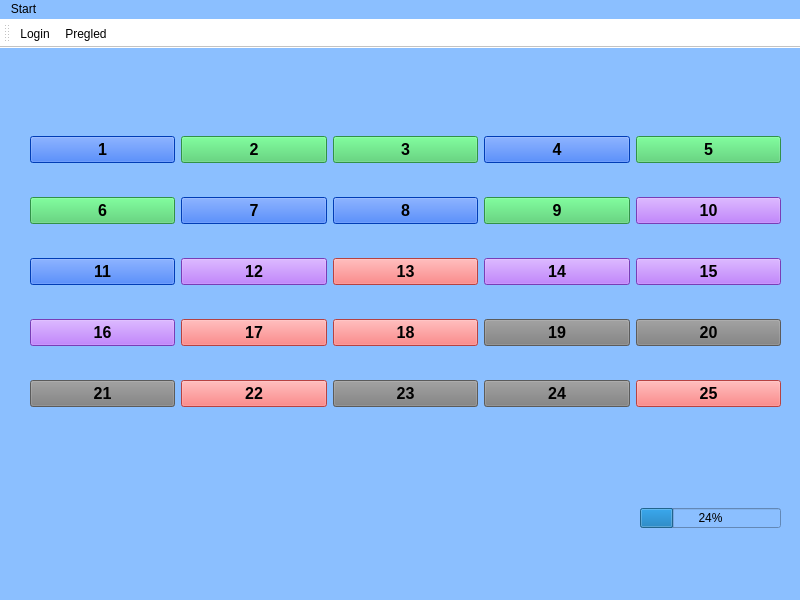
<?xml version="1.0" encoding="UTF-8"?>
<ui version="4.0">
 <class>MainWindow</class>
 <widget class="QMainWindow" name="MainWindow">
  <property name="geometry">
   <rect>
    <x>0</x>
    <y>0</y>
    <width>800</width>
    <height>600</height>
   </rect>
  </property>
  <property name="windowTitle">
   <string>MainWindow</string>
  </property>
  <property name="styleSheet">
   <string notr="true">background-color: rgb();
background-color: rgb(139, 191, 255);</string>
  </property>
  <widget class="QWidget" name="centralwidget">
   <widget class="QWidget" name="layoutWidget">
    <property name="geometry">
     <rect>
      <x>30</x>
      <y>60</y>
      <width>751</width>
      <height>331</height>
     </rect>
    </property>
    <layout class="QGridLayout" name="gridLayout_2">
     <item row="0" column="0">
      <widget class="QPushButton" name="pushButton">
       <property name="font">
        <font>
         <pointsize>12</pointsize>
         <weight>75</weight>
         <bold>true</bold>
        </font>
       </property>
       <property name="styleSheet">
        <string notr="true">background-color: rgb(0, 85, 255);</string>
       </property>
       <property name="text">
        <string>1</string>
       </property>
      </widget>
     </item>
     <item row="0" column="1">
      <widget class="QPushButton" name="pushButton_2">
       <property name="font">
        <font>
         <pointsize>12</pointsize>
         <weight>75</weight>
         <bold>true</bold>
        </font>
       </property>
       <property name="styleSheet">
        <string notr="true">background-color: rgb(68, 204, 100);</string>
       </property>
       <property name="text">
        <string>2</string>
       </property>
      </widget>
     </item>
     <item row="0" column="2">
      <widget class="QPushButton" name="pushButton_3">
       <property name="font">
        <font>
         <pointsize>12</pointsize>
         <weight>75</weight>
         <bold>true</bold>
        </font>
       </property>
       <property name="styleSheet">
        <string notr="true">background-color: rgb(68, 204, 100);</string>
       </property>
       <property name="text">
        <string>3</string>
       </property>
      </widget>
     </item>
     <item row="0" column="3">
      <widget class="QPushButton" name="pushButton_4">
       <property name="font">
        <font>
         <pointsize>12</pointsize>
         <weight>75</weight>
         <bold>true</bold>
        </font>
       </property>
       <property name="styleSheet">
        <string notr="true">background-color: rgb(0, 85, 255);</string>
       </property>
       <property name="text">
        <string>4</string>
       </property>
      </widget>
     </item>
     <item row="0" column="4">
      <widget class="QPushButton" name="pushButton_5">
       <property name="font">
        <font>
         <pointsize>12</pointsize>
         <weight>75</weight>
         <bold>true</bold>
        </font>
       </property>
       <property name="styleSheet">
        <string notr="true">background-color: rgb(68, 204, 100);</string>
       </property>
       <property name="text">
        <string>5</string>
       </property>
      </widget>
     </item>
     <item row="1" column="0">
      <widget class="QPushButton" name="pushButton_6">
       <property name="font">
        <font>
         <pointsize>12</pointsize>
         <weight>75</weight>
         <bold>true</bold>
        </font>
       </property>
       <property name="styleSheet">
        <string notr="true">background-color: rgb(68, 204, 100);</string>
       </property>
       <property name="text">
        <string>6</string>
       </property>
      </widget>
     </item>
     <item row="1" column="1">
      <widget class="QPushButton" name="pushButton_7">
       <property name="font">
        <font>
         <pointsize>12</pointsize>
         <weight>75</weight>
         <bold>true</bold>
        </font>
       </property>
       <property name="styleSheet">
        <string notr="true">background-color: rgb(0, 85, 255);</string>
       </property>
       <property name="text">
        <string>7</string>
       </property>
      </widget>
     </item>
     <item row="1" column="2">
      <widget class="QPushButton" name="pushButton_8">
       <property name="font">
        <font>
         <pointsize>12</pointsize>
         <weight>75</weight>
         <bold>true</bold>
        </font>
       </property>
       <property name="styleSheet">
        <string notr="true">background-color: rgb(0, 85, 255);</string>
       </property>
       <property name="text">
        <string>8</string>
       </property>
      </widget>
     </item>
     <item row="1" column="3">
      <widget class="QPushButton" name="pushButton_9">
       <property name="font">
        <font>
         <pointsize>12</pointsize>
         <weight>75</weight>
         <bold>true</bold>
        </font>
       </property>
       <property name="styleSheet">
        <string notr="true">background-color: rgb(68, 204, 100);</string>
       </property>
       <property name="text">
        <string>9</string>
       </property>
      </widget>
     </item>
     <item row="1" column="4">
      <widget class="QPushButton" name="pushButton_10">
       <property name="font">
        <font>
         <pointsize>12</pointsize>
         <weight>75</weight>
         <bold>true</bold>
        </font>
       </property>
       <property name="styleSheet">
        <string notr="true">background-color: rgb(170, 85, 255);</string>
       </property>
       <property name="text">
        <string>10</string>
       </property>
      </widget>
     </item>
     <item row="2" column="0">
      <widget class="QPushButton" name="pushButton_11">
       <property name="font">
        <font>
         <pointsize>12</pointsize>
         <weight>75</weight>
         <bold>true</bold>
        </font>
       </property>
       <property name="styleSheet">
        <string notr="true">background-color: rgb(0, 85, 255);</string>
       </property>
       <property name="text">
        <string>11</string>
       </property>
      </widget>
     </item>
     <item row="2" column="1">
      <widget class="QPushButton" name="pushButton_12">
       <property name="font">
        <font>
         <pointsize>12</pointsize>
         <weight>75</weight>
         <bold>true</bold>
        </font>
       </property>
       <property name="styleSheet">
        <string notr="true">background-color: rgb(170, 85, 255);</string>
       </property>
       <property name="text">
        <string>12</string>
       </property>
      </widget>
     </item>
     <item row="2" column="2">
      <widget class="QPushButton" name="pushButton_13">
       <property name="font">
        <font>
         <pointsize>12</pointsize>
         <weight>75</weight>
         <bold>true</bold>
        </font>
       </property>
       <property name="styleSheet">
        <string notr="true">background-color: rgb(255, 93, 93);</string>
       </property>
       <property name="text">
        <string>13</string>
       </property>
      </widget>
     </item>
     <item row="2" column="3">
      <widget class="QPushButton" name="pushButton_14">
       <property name="font">
        <font>
         <pointsize>12</pointsize>
         <weight>75</weight>
         <bold>true</bold>
        </font>
       </property>
       <property name="styleSheet">
        <string notr="true">background-color: rgb(170, 85, 255);</string>
       </property>
       <property name="text">
        <string>14</string>
       </property>
      </widget>
     </item>
     <item row="2" column="4">
      <widget class="QPushButton" name="pushButton_15">
       <property name="font">
        <font>
         <pointsize>12</pointsize>
         <weight>75</weight>
         <bold>true</bold>
        </font>
       </property>
       <property name="styleSheet">
        <string notr="true">background-color: rgb(170, 85, 255);</string>
       </property>
       <property name="text">
        <string>15</string>
       </property>
      </widget>
     </item>
     <item row="3" column="0">
      <widget class="QPushButton" name="pushButton_16">
       <property name="font">
        <font>
         <pointsize>12</pointsize>
         <weight>75</weight>
         <bold>true</bold>
        </font>
       </property>
       <property name="styleSheet">
        <string notr="true">background-color: rgb(170, 85, 255);</string>
       </property>
       <property name="text">
        <string>16</string>
       </property>
      </widget>
     </item>
     <item row="3" column="1">
      <widget class="QPushButton" name="pushButton_17">
       <property name="font">
        <font>
         <pointsize>12</pointsize>
         <weight>75</weight>
         <bold>true</bold>
        </font>
       </property>
       <property name="styleSheet">
        <string notr="true">background-color: rgb(255, 93, 93);</string>
       </property>
       <property name="text">
        <string>17</string>
       </property>
      </widget>
     </item>
     <item row="3" column="2">
      <widget class="QPushButton" name="pushButton_18">
       <property name="font">
        <font>
         <pointsize>12</pointsize>
         <weight>75</weight>
         <bold>true</bold>
        </font>
       </property>
       <property name="styleSheet">
        <string notr="true">background-color: rgb(255, 93, 93);</string>
       </property>
       <property name="text">
        <string>18</string>
       </property>
      </widget>
     </item>
     <item row="3" column="3">
      <widget class="QPushButton" name="pushButton_19">
       <property name="font">
        <font>
         <pointsize>12</pointsize>
         <weight>75</weight>
         <bold>true</bold>
        </font>
       </property>
       <property name="styleSheet">
        <string notr="true">background-color: rgb(127, 127, 127);</string>
       </property>
       <property name="text">
        <string>19</string>
       </property>
      </widget>
     </item>
     <item row="3" column="4">
      <widget class="QPushButton" name="pushButton_20">
       <property name="font">
        <font>
         <pointsize>12</pointsize>
         <weight>75</weight>
         <bold>true</bold>
        </font>
       </property>
       <property name="styleSheet">
        <string notr="true">background-color: rgb(127, 127, 127);</string>
       </property>
       <property name="text">
        <string>20</string>
       </property>
      </widget>
     </item>
     <item row="4" column="0">
      <widget class="QPushButton" name="pushButton_21">
       <property name="font">
        <font>
         <pointsize>12</pointsize>
         <weight>75</weight>
         <bold>true</bold>
        </font>
       </property>
       <property name="styleSheet">
        <string notr="true">background-color: rgb(127, 127, 127);</string>
       </property>
       <property name="text">
        <string>21</string>
       </property>
      </widget>
     </item>
     <item row="4" column="1">
      <widget class="QPushButton" name="pushButton_22">
       <property name="font">
        <font>
         <pointsize>12</pointsize>
         <weight>75</weight>
         <bold>true</bold>
        </font>
       </property>
       <property name="styleSheet">
        <string notr="true">background-color: rgb(255, 93, 93);</string>
       </property>
       <property name="text">
        <string>22</string>
       </property>
      </widget>
     </item>
     <item row="4" column="2">
      <widget class="QPushButton" name="pushButton_23">
       <property name="font">
        <font>
         <pointsize>12</pointsize>
         <weight>75</weight>
         <bold>true</bold>
        </font>
       </property>
       <property name="styleSheet">
        <string notr="true">background-color: rgb(127, 127, 127);</string>
       </property>
       <property name="text">
        <string>23</string>
       </property>
      </widget>
     </item>
     <item row="4" column="3">
      <widget class="QPushButton" name="pushButton_24">
       <property name="font">
        <font>
         <pointsize>12</pointsize>
         <weight>75</weight>
         <bold>true</bold>
        </font>
       </property>
       <property name="styleSheet">
        <string notr="true">background-color: rgb(127, 127, 127);</string>
       </property>
       <property name="text">
        <string>24</string>
       </property>
      </widget>
     </item>
     <item row="4" column="4">
      <widget class="QPushButton" name="pushButton_25">
       <property name="font">
        <font>
         <pointsize>12</pointsize>
         <weight>75</weight>
         <bold>true</bold>
        </font>
       </property>
       <property name="styleSheet">
        <string notr="true">background-color: rgb(255, 93, 93);</string>
       </property>
       <property name="text">
        <string>25</string>
       </property>
      </widget>
     </item>
    </layout>
   </widget>
   <widget class="QProgressBar" name="progressBar">
    <property name="geometry">
     <rect>
      <x>640</x>
      <y>460</y>
      <width>141</width>
      <height>20</height>
     </rect>
    </property>
    <property name="value">
     <number>24</number>
    </property>
   </widget>
  </widget>
  <widget class="QMenuBar" name="menubar">
   <property name="geometry">
    <rect>
     <x>0</x>
     <y>0</y>
     <width>800</width>
     <height>21</height>
    </rect>
   </property>
   <widget class="QMenu" name="menuStart">
    <property name="title">
     <string>Start</string>
    </property>
    <addaction name="actionLogin"/>
    <addaction name="actionPregled"/>
   </widget>
   <addaction name="menuStart"/>
  </widget>
  <widget class="QStatusBar" name="statusbar"/>
  <widget class="QToolBar" name="toolBar">
   <property name="windowTitle">
    <string>toolBar</string>
   </property>
   <property name="styleSheet">
    <string notr="true">background-color: rgb(255, 255, 255);</string>
   </property>
   <attribute name="toolBarArea">
    <enum>TopToolBarArea</enum>
   </attribute>
   <attribute name="toolBarBreak">
    <bool>false</bool>
   </attribute>
   <addaction name="actionLogin"/>
   <addaction name="actionPregled"/>
  </widget>
  <action name="actionLogin">
   <property name="icon">
    <iconset resource="slike.qrc">
     <normaloff>:/photos/login.png</normaloff>:/photos/login.png</iconset>
   </property>
   <property name="text">
    <string>Login</string>
   </property>
  </action>
  <action name="actionPregled">
   <property name="icon">
    <iconset resource="slike.qrc">
     <normaloff>:/photos/review.png</normaloff>:/photos/review.png</iconset>
   </property>
   <property name="text">
    <string>Pregled</string>
   </property>
  </action>
 </widget>
 <resources>
  <include location="slike.qrc"/>
 </resources>
 <connections/>
</ui>
